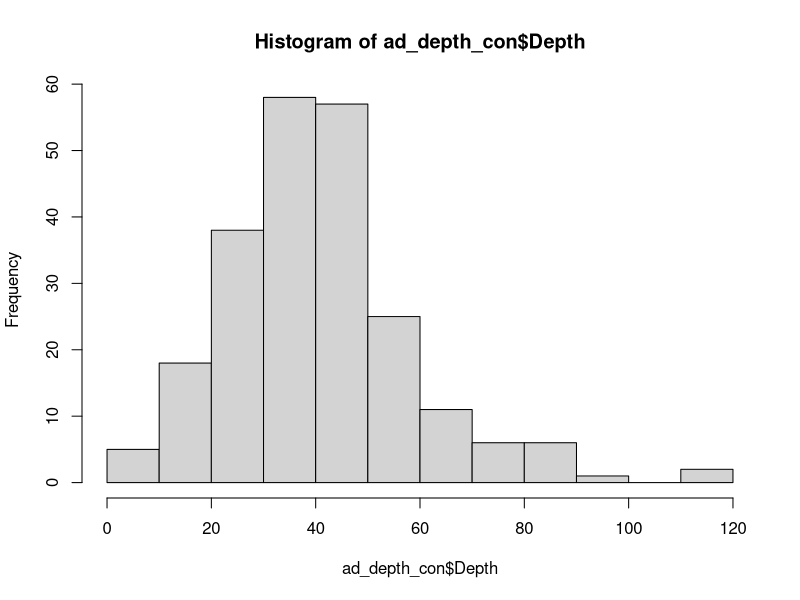
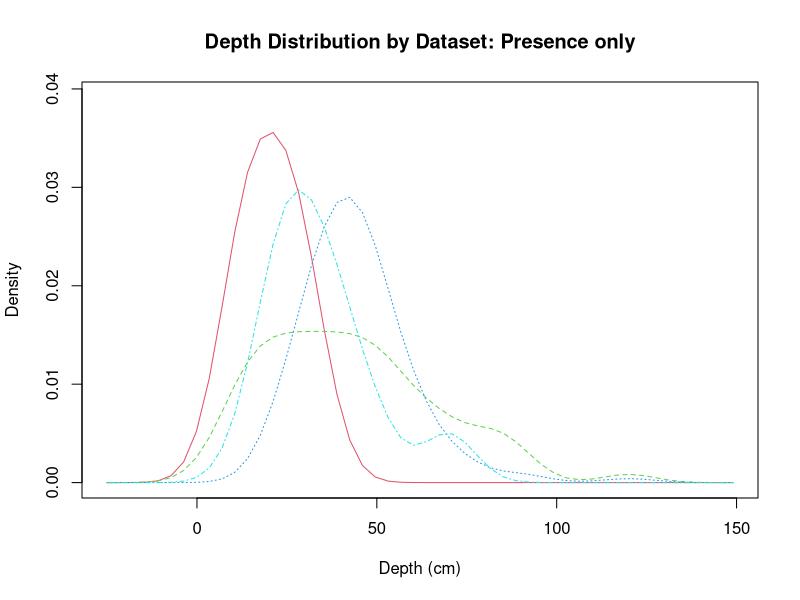

The R source for these figures, in order: (Note: this script raises an error after producing the figures.)
### creating intuitive figures

library(tidyverse)
library(dplyr)
library(sm)

setwd("/Users/katieirving/Documents/git/flow_eco_mech")

# work flow
# depth is skewing to the shallower depths
# remove thompson
# standardise observations per dataset/site - investigate how
# need a relative measure of observations with depth

ad_depth_con <- read.csv("output_data/05a_adult_depth_continuous.csv")
ad_depth_cat <- read.csv("output_data/05a_adult_depth_categorical.csv")
# juv_depth_con <- read.csv("output_data/05a_juvenile_depth_continuous.csv")
# juv_depth_cat <- read.csv("output_data/05a_juvenile_depth_categorical.csv")
# sp_depth_cat <- read.csv("output_data/08a_spawning_depth_abundance.csv")
# sp_depth_cat
# 
head(ad_depth_con)

## change abundance to presence only to see difference in histogram

sum(ad_depth_con$Abundance==0)
which(ad_depth_con$Abundance==0)

ad_depth_con[c(145:148),] ## thompson data

## add presence column

ad_depth_con$presence <- ifelse(ad_depth_con$Abundance == 0,0,1)
hist(ad_depth_con$Depth)
## define index for density histogram


tx <- ad_depth_con$Dataset == "Thompson"
sx <- ad_depth_con$Dataset == "Saiki"
wx <- ad_depth_con$Dataset == "Wulff"
swx <- ad_depth_con$Dataset == "SAWA"
# smx <- ad_depth_con$Dataset == "SMEA"

ad_depth_con$Dataset_num[tx] <- 1
ad_depth_con$Dataset_num[sx] <- 2
ad_depth_con$Dataset_num[wx] <- 3
ad_depth_con$Dataset_num[swx] <- 4
# ad_depth_con$Dataset_num[smx] <- 5

attach(ad_depth_con)

# create value labels
data.f <- factor(Dataset_num, levels= 1:4,
                 labels = c("Thompson", "Saiki", "Wulff", "SAWA"))
data.f
str(Depth)
as.vector(Depth)
# plot densities
sm.density.compare(as.vector(Depth), Dataset_num, xlab="Depth (cm)")
title(main="Depth Distribution by Dataset: Presence only")

# add legend via mouse click
colfill<-c(2:(2+length(levels(data.f))))
legend(locator(1), levels(data.f), fill=colfill)


## uncount data into frequency

depth_freq <- ad_depth_con %>% 
  uncount(Abundance)
hist(depth_freq$Depth)

##look at different data sets

## compare different data sets
### get numbers for datasets
unique(depth_freq$Dataset)
tx <- depth_freq$Dataset == "Thompson"
sx <- depth_freq$Dataset == "Saiki"
wx <- depth_freq$Dataset == "Wulff"
swx <- depth_freq$Dataset == "SAWA"
# smx <- depth_freq$Dataset == "SMEA"

depth_freq$Dataset_num[tx] <- 1
depth_freq$Dataset_num[sx] <- 2
depth_freq$Dataset_num[wx] <- 3
depth_freq$Dataset_num[swx] <- 4
# depth_freq$Dataset_num[smx] <- 5

attach(depth_freq)

# create value labels
data.f <- factor(Dataset_num, levels= 1:4,
                 labels = c("Thompson", "Saiki", "Wulff", "SAWA"))
data.f
str(Depth)
as.vector(Depth)
# plot densities
sm.density.compare(as.vector(Depth), Dataset_num, xlab="Depth (cm)")
title(main="Depth Distribution by Dataset: Abundance")

# add legend via mouse click
colfill<-c(2:(2+length(levels(data.f))))
legend(locator(1), levels(data.f), fill=colfill)

## presence only shifts the peak to 40, and curve declines less steeply into deeper depths

## see which dataset deeper depths are

deep50 <- subset(ad_depth_con, Depth >=50)
deep50 ## 3 datasets Saiki, Wulff & SAWA have depths above 50cm
dim(deep50) ## 63 instances of deeper depths
dim(ad_depth_con) ## 227

deep41 <- subset(ad_depth_con, Depth >=41)
deep41 ## 3 datasets Saiki, Wulff & SAWA have depths above 50cm
dim(deep41) ## 108 instances of deeper depths
dim(ad_depth_con) ## 227

## deeper depths are limited in availability,  but still utilsed

mean(ad_depth_con$Depth)

## look at histogram without thompson

ad_depth_red <- subset(ad_depth_con, !Dataset=="Thompson")
tail(ad_depth_red)
dim(ad_depth_red) #212
## histogram of presence only
hist(ad_depth_red$Depth)

depth_freq <- ad_depth_red %>% 
  uncount(Abundance)
hist(depth_freq$Depth)
mean(depth_freq$Depth) ## 43.09675

## probaility curve without thompson
depth_freq$Scaled_Depth <-scale(depth_freq$Depth, scale=T, center=T)
scaled_x <- depth_freq$Scaled_Depth
h <- hist(scaled_x, plot=F)
xfit<-seq(min(scaled_x),max(scaled_x),length=120)
yfit<-dnorm(xfit,mean=mean(scaled_x),sd=sd(scaled_x))

## x axis with raw depth values
xfit_r <- seq(min(depth_freq$Depth), max(depth_freq$Depth), length=120)

## plot curve with raw depth axis
plot(xfit_r, yfit, axes=FALSE, xlab='', ylab='', type='l', col='', main = "" )
axis(1, at=pretty(xfit_r))
par(new=TRUE)
#plot the line with no axes or labels
plot(xfit, yfit, axes=FALSE, xlab='Depth (cm)', ylab='Probability', type='l', col='red', main = "Adult/Depth: Probability curve (reduced data)" )
## add 1sd shift
par(new=TRUE)

#add these now with axis

axis(2, at=pretty(range(yfit)))

## add smea back in and redo curve
ad_depth_con <- read.csv("output_data/05a_adult_depth_continuous.csv")
ad_depth_cat <- read.csv("output_data/05a_adult_depth_categorical.csv")

ad_depth_red <- subset(ad_depth_con, !Dataset=="Thompson")
all_depth <- rbind(ad_depth_red, ad_depth_cat)

depth_freq <- all_depth %>% 
  uncount(Abundance)
hist(depth_freq$Depth)
mean(depth_freq$Depth) ## 44.79041

## probaility curve without thompson
depth_freq$Scaled_Depth <-scale(depth_freq$Depth, scale=T, center=T)
scaled_x <- depth_freq$Scaled_Depth
h <- hist(scaled_x, plot=F)
xfit<-seq(min(scaled_x),max(scaled_x),length=120)
yfit<-dnorm(xfit,mean=mean(scaled_x),sd=sd(scaled_x))

## x axis with raw depth values
xfit_r <- seq(min(depth_freq$Depth), max(depth_freq$Depth), length=120)

## plot curve with raw depth axis
plot(xfit_r, yfit, axes=FALSE, xlab='', ylab='', type='l', col='', main = "" )
axis(1, at=pretty(xfit_r))
par(new=TRUE)
#plot the line with no axes or labels
plot(xfit, yfit, axes=FALSE, xlab='Depth (cm)', ylab='Probability', type='l', col='red', main = "Adult/Depth: Probability curve (reduced data)" )
## add 1sd shift
par(new=TRUE)

#add these now with axis

axis(2, at=pretty(range(yfit)))
